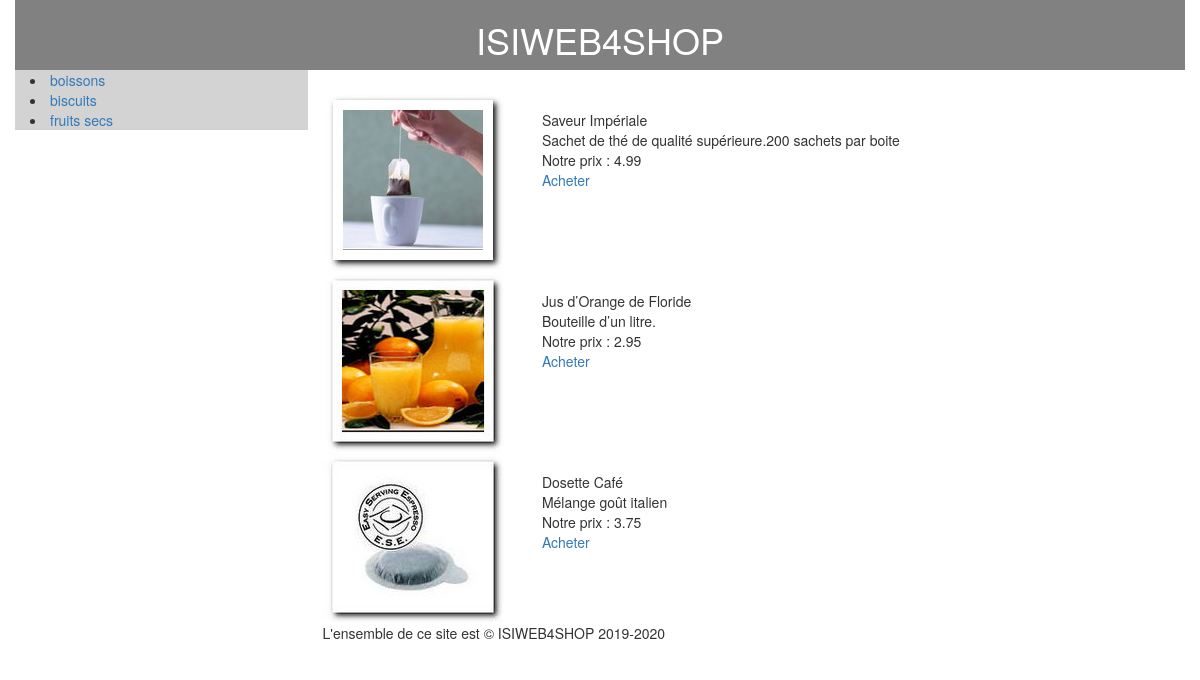
The page /?categ=1&action=readProductsCat on the database its author committed.
### tables this page shows
CREATE TABLE `categories` (
  `id` tinyint(4) NOT NULL,
  `name` varchar(100) NOT NULL
);

CREATE TABLE `products` (
  `id` int(11) NOT NULL,
  `cat_id` tinyint(4) NOT NULL,
  `name` varchar(150) NOT NULL,
  `description` text NOT NULL,
  `image` varchar(30) NOT NULL,
  `price` decimal(5,2) NOT NULL,
  `quantity` int(3) NOT NULL
);

### controller/controllerProduct.php (called while the page is built, shortened)
<?php
class controllerProduct
{
    public static function readProductsCat (){
        if (isset ($_GET['categ'])){
            $id_cat = $_GET['categ'];
        }
        $tab_productsCat = Product::getAllProductsCat($id_cat);
        if (empty ($tab_productsCat)){
            $path2 = File::build_path(array('view','error.php'));
        }
        else{
            $path2 = File::build_path(array('view','view.php'));
        }
        require_once ($path2);
    }
}
?>

### controller/routeur.php (called while the page is built, shortened)
<?php
if (!isset($_GET['action'])){
    $action='readCategories';
}else{
    $action =$_GET['action'];
}
controllerProduct::$action();
?>

### index.php (called while the page is built, shortened)
<?php
$path= File::build_path(array('controller','routeur.php'));
require_once ($path);

### view/fonctions.php (called while the page is built)
<?php
function getHeader(){
    include("header.inc.php");
}
function getFooter(){
    include("footer.inc.php");
}
function getAside(){
    include("aside1.inc.php");
}
?>

### model/Categorie.php (called while the page is built, shortened)
<?php
class Categorie
{
    private $id;
    private $name;
    public static function getAllCategories() {
        try {
            $sql = "SELECT * FROM categories ";
            $rep =Model::$pdo->prepare($sql);
            $rep->execute();
            $rep->setFetchMode(PDO::FETCH_CLASS, 'Categorie');
            $tabcategories = $rep->fetchAll();
            return $tabcategories;
        }
        catch(PDOException $e){
            if (Conf::getDebug()) {
                echo $e->getMessage();
            } else {
                echo 'Une erreur est survenue <a href=""> retour a la page d\'accueil </a>';
            }
            die();
        }
    }
    public function getId(){
        return $this->id;
    }
    public function getName(){
        return $this->name;
    }
}

### model/Product.php (called while the page is built, shortened)
<?php
class Product
{
    private $id;
    private $name;
    private $description;
    private $image;
    private $price;
    public static function getAllProductsCat($id_Cat)
    {
        try {
            $sql = "SELECT * FROM products WHERE cat_id =?";
            $rep =Model::$pdo->prepare($sql);
            $rep->execute(array($id_Cat));
            $rep->setFetchMode(PDO::FETCH_CLASS, 'Product');
            $tabProduitCat = $rep->fetchAll();
            return $tabProduitCat;
        }
        catch(PDOException $e){
            if (Conf::getDebug()) {
                echo $e->getMessage();
            } else {
                echo 'Une erreur est survenue <a href=""> retour a la page d\'accueil </a>';
            }
            die();
        }
    }
    public function getId(){
        return $this->id;
    }
    public function getName(){
        return $this->name;
    }
    public function getDescription(){
        return $this->description;
    }
    public function getImage(){
        return $this->image;
    }
    public function getPrice(){
        return $this->price;
    }
}

### view/produits.php (the view)
<?php
    foreach ($tab_productsCat as $ligne) {
        $nom = $ligne->getName();
        $description = $ligne->getDescription();
        $image = $ligne->getImage();
        $prix = $ligne->getPrice();
        $id = $ligne->getId();
        echo "<div class ='row'>";
            echo "<div class ='col-lg-3'>";
                echo "<img src='view/images/$image'>";
            echo "</div>";
            echo "<div class ='col-lg-9'>";
                echo "<br>";
                echo "$nom <br> $description <br> Notre prix : $prix <br> <a href='?action=read&id=" . $id . "'> Acheter</a> <br>";
            echo "</div>";
        echo "</div>";
    }
?>

### view/view.php (shortened to what this page needs)
<!DOCTYPE html>
<html>
<head>
    <link href="view/bootstrap/css/bootstrap.css" rel="stylesheet">
    <link rel="stylesheet" href="view/CSS/style.css" />
</head>
<body>
<?php include("fonctions.php");
?>
<div class="container">
    <?php getHeader();?>
    <div class="row">
        <?php getAside();?>
        <section class="col-lg-9">
            <br>
            <?php
            $filepath = File::build_path(array("view", "$view.php"));
            require $filepath;
            getFooter();
            ?>
        </section>
    </div>
</div>
</body>
</html>

### view/header.inc.php
<header class="row">
    <div class="col-lg-12">
        <h1>ISIWEB4SHOP</h1>
    </div>
</header>

### view/aside1.inc.php
<?php
$lesCategories = Categorie::getAllCategories();
echo "<aside class='col-lg-3'>";
foreach ($lesCategories as $ligne) {
    $id = $ligne->getId();
    $nom = $ligne->getName();
    echo "<li> <a href='?categ=".$id."&action=readProductsCat'>$nom </a> </li>";
}
echo"</aside>";

### view/footer.inc.php
<footer class="row">
    <div class="col-lg-12" >
        <p>L'ensemble de ce site est &copy; ISIWEB4SHOP 2019-2020 </p>
    </div>
</footer>

### view/CSS/style.css (style rules this page uses)
aside { background-color: lightgrey; }
header { background-color: #818181; text-align: center; color: white; }

### rows shown on the page
categories: name "boissons"
categories: name "biscuits"
categories: name "fruits secs"
products: image (picture), name "Saveur Impériale", description "Sachet de thé de qualité supérieure.200 sachets par boite", price "4.99"
products: image (picture), name "Jus d’Orange de Floride", description "Bouteille d’un litre.", price "2.95"
products: image (picture), name "Dosette Café", description "Mélange goût italien", price "3.75"
